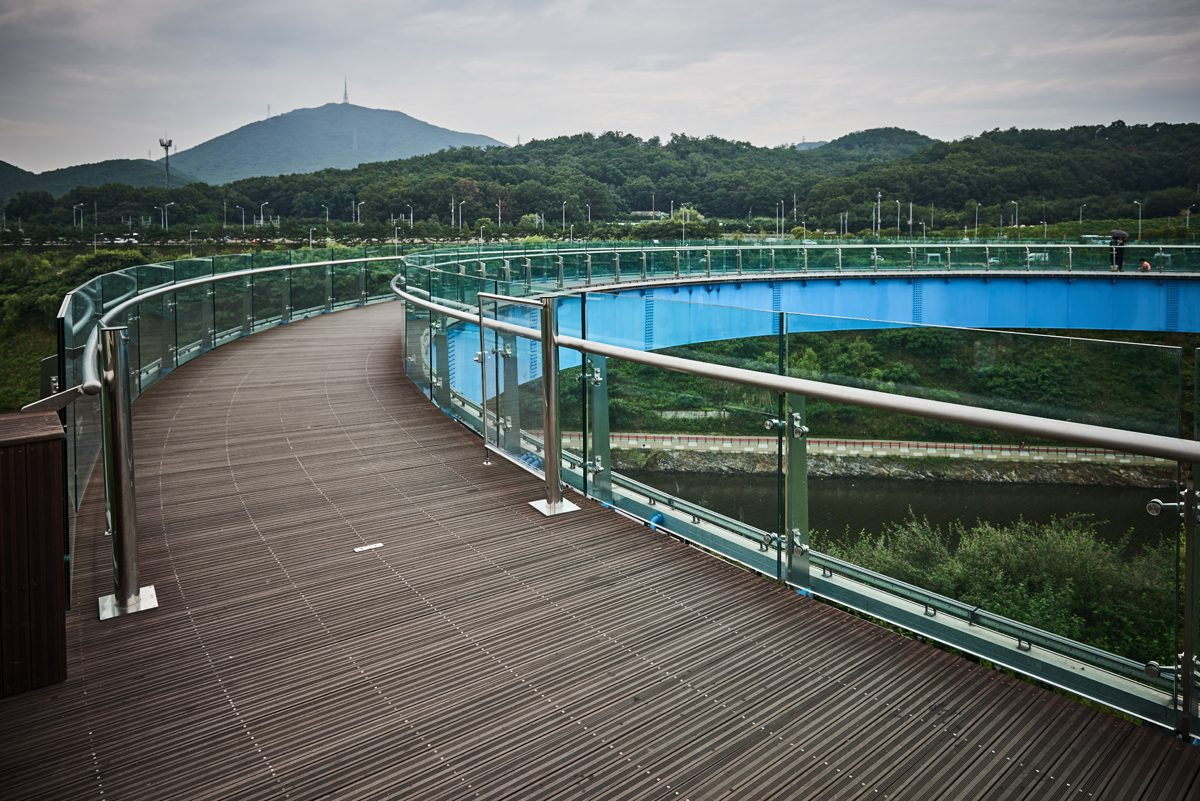
#> input picture assets/img/ara_maru-hd.jpg, 1200 x 801 px; its folder holds only this picture in this run
$ python optimize_images.py
#> lines starting #> are read from the running program, lines starting #| are printed output that depends on the picture
"""Generate responsive WebP variants + js/img-manifest.js.
Run from repo root:  python3 tools/optimize_images.py
Originals in assets/img stay untouched (used for downloads / zoom viewers)."""
import os, glob, json
from PIL import Image, ImageOps
ROOT = os.path.dirname(os.path.dirname(os.path.abspath(__file__)))
IMG = os.path.join(ROOT, 'assets', 'img')
OUT = os.path.join(IMG, 'opt')
WIDTHS = [400, 800, 1200, 1600, 2000]
SKIP = ('logo', 'favicon', 'apple-touch', 'map_page')
QUALITY = 78
os.makedirs(OUT, exist_ok=True)

def variants(src, stem, widths, outdir):
#> called with src = 'assets/img/ara_maru-hd.jpg', stem = 'ara_maru-hd', outdir = 'assets/img/opt'
    im = ImageOps.exif_transpose(Image.open(src)).convert('RGB')
#> im is the input picture: PIL image 1200x801 RGB; mean R, G, B 95.8, 103.5, 99.7
    ow, oh = im.size
#> ow = 1200; oh = 801
    ws = sorted({w for w in widths if w < ow} | {min(ow, max(widths))})
#> ws = [400, 800, 1200]
    for w in ws:
        dst = os.path.join(outdir, f'{stem}-{w}.webp')
        if os.path.exists(dst) and os.path.getmtime(dst) >= os.path.getmtime(src):
            continue
        h = round(oh * w / ow)
        im.resize((w, h), Image.LANCZOS).save(dst, 'WEBP', quality=QUALITY, method=6)
#> this loop made 3 passes
#> pass 1, in variants, `im.resize((w, h), Image.LANCZOS).save(dst, 'WEBP', quality=QUALITY, me..`:
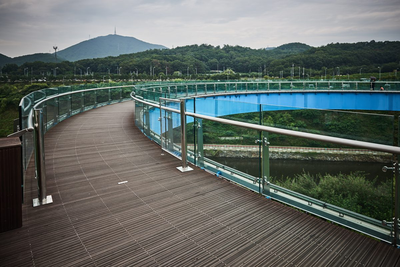
#> saved as ara_maru-hd-400.webp: PIL image 400x267 RGB; mean R, G, B 95.8, 103.5, 99.7
    return [ow, oh, ws]

manifest = {}
for src in sorted(glob.glob(os.path.join(IMG, '*.jpg')) + glob.glob(os.path.join(IMG, '*.png'))):
    stem = os.path.splitext(os.path.basename(src))[0]
    if stem.startswith(SKIP):
        continue
    manifest[stem] = variants(src, stem, WIDTHS, OUT)

# guidebook pages: stage (800/1200) + thumbnails (160)
gbo = os.path.join(IMG, 'gb', 'opt'); os.makedirs(gbo, exist_ok=True)
for src in sorted(glob.glob(os.path.join(IMG, 'gb', 'p-*.jpg'))):
    stem = os.path.splitext(os.path.basename(src))[0]
    variants(src, stem, [160, 800, 1200], gbo)

js = 'window.IMGM=' + json.dumps(manifest, separators=(',', ':')) + ';\n'
open(os.path.join(ROOT, 'js', 'img-manifest.js'), 'w').write(
    '/* generated by tools/optimize_images.py — [width, height, [webp widths]] */\n' + js)
print(len(manifest), 'images ->', OUT)
#| 1 images -> assets/img/opt

$ run again, on assets/img/bupyeong_market.jpg
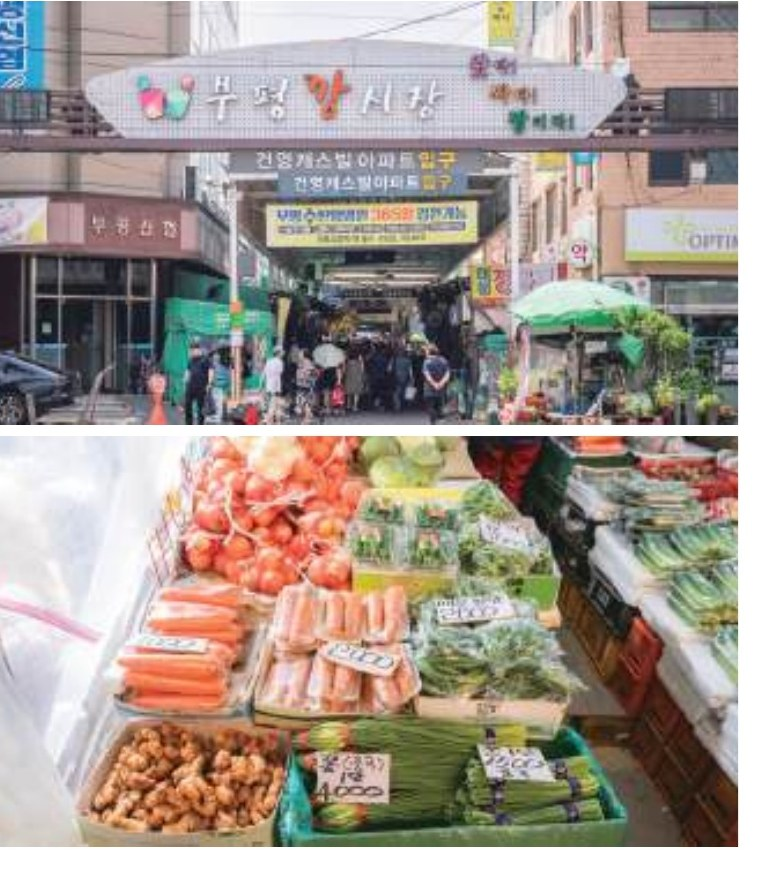
#> input picture assets/img/bupyeong_market.jpg, 780 x 871 px
#> in variants, im is the input picture: PIL image 780x871 RGB; mean R, G, B 164.7, 153.5, 145.2
#> the loop in variants, `for w in ws:` made 2 passes
#> pass 1, in variants, `im.resize((w, h), Image.LANCZOS).save(dst, 'WEBP', quality=QUALITY, me..`:
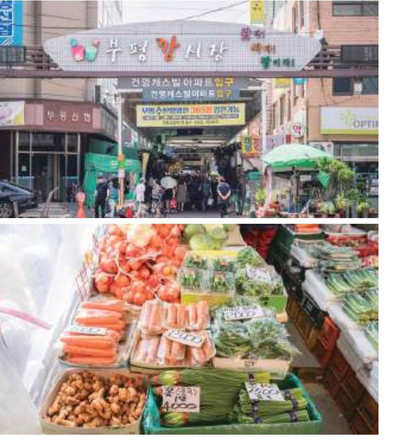
#> saved as bupyeong_market-400.webp: PIL image 400x447 RGB; mean R, G, B 164.6, 153.4, 145.1
#| 1 images -> assets/img/opt

$ run again, on assets/img/cheongna_lake-hd.jpg
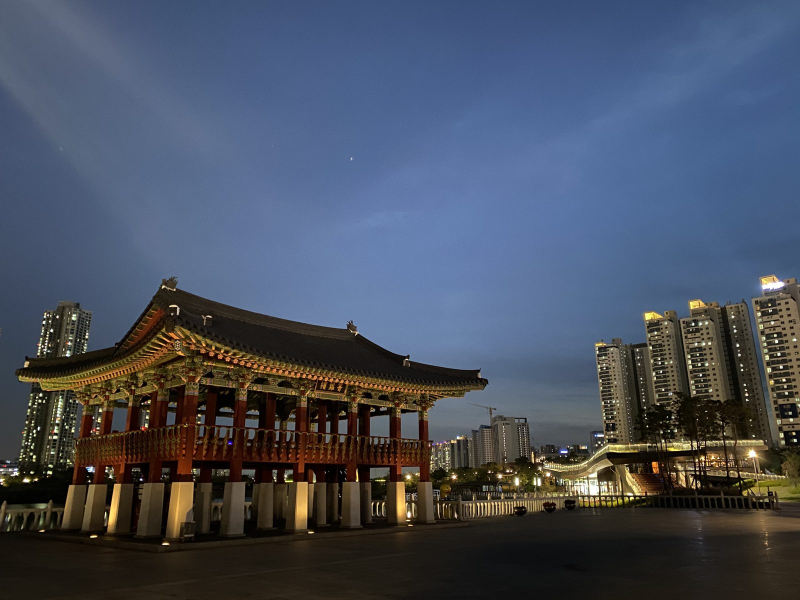
#> input picture assets/img/cheongna_lake-hd.jpg, 1600 x 1200 px (shown at 1/2 size)
#> in variants, im is the input picture: PIL image 1600x1200 RGB; mean R, G, B 71.4, 79, 94.1
#> the loop in variants, `for w in ws:` made 4 passes
#> pass 1, in variants, `im.resize((w, h), Image.LANCZOS).save(dst, 'WEBP', quality=QUALITY, me..`:
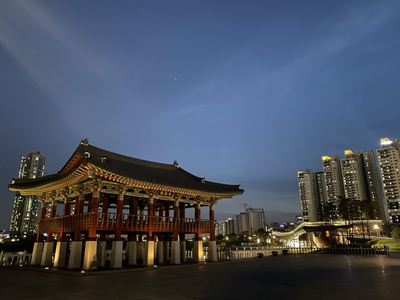
#> saved as cheongna_lake-hd-400.webp: PIL image 400x300 RGB; mean R, G, B 71.4, 79, 94.1
#> pass 2, in variants, `im.resize((w, h), Image.LANCZOS).save(dst, 'WEBP', quality=QUALITY, me..`:
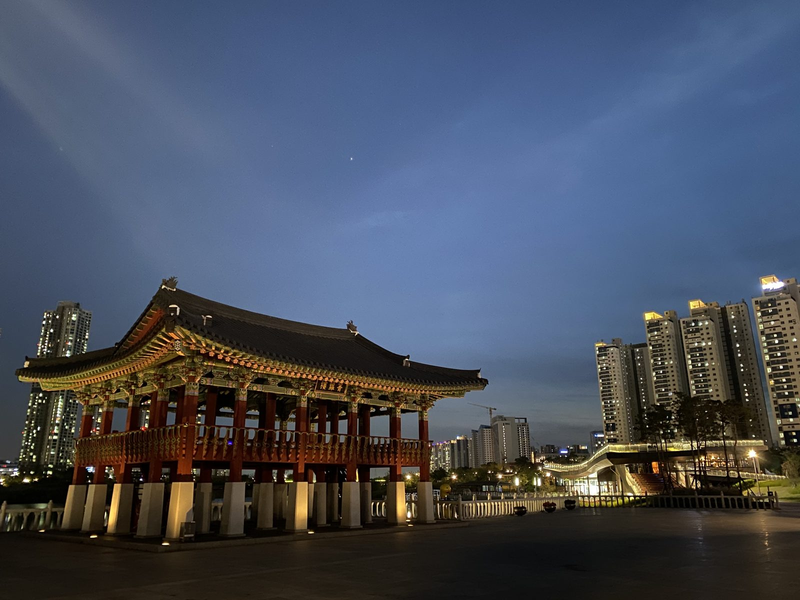
#> saved as cheongna_lake-hd-800.webp: PIL image 800x600 RGB; mean R, G, B 71.4, 79, 94.1
#| 1 images -> assets/img/opt

$ run again, on assets/img/chinatown_bldg-hd.jpg
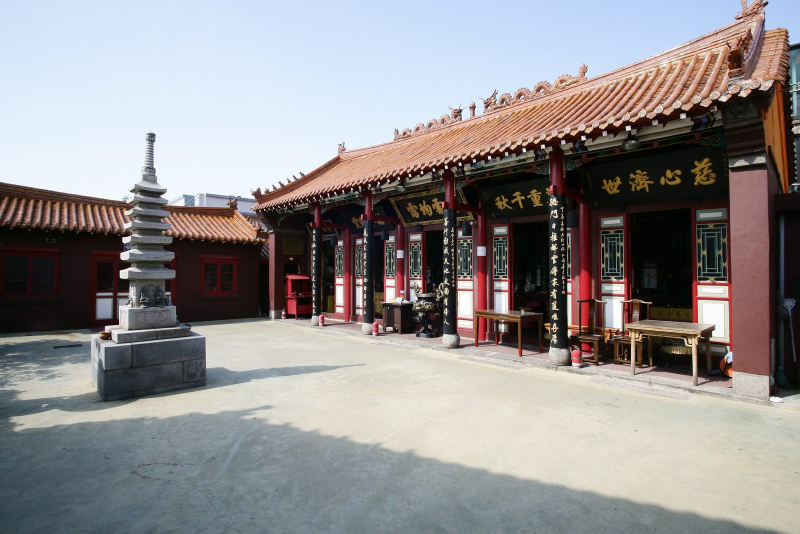
#> input picture assets/img/chinatown_bldg-hd.jpg, 1600 x 1067 px (shown at 1/2 size)
#> in variants, im is the input picture: PIL image 1600x1067 RGB; mean R, G, B 144.5, 141.3, 141.8
#> the loop in variants, `for w in ws:` made 4 passes
#> pass 1, in variants, `im.resize((w, h), Image.LANCZOS).save(dst, 'WEBP', quality=QUALITY, me..`:
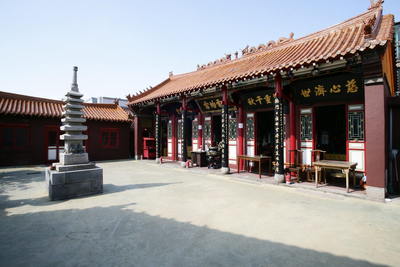
#> saved as chinatown_bldg-hd-400.webp: PIL image 400x267 RGB; mean R, G, B 144.5, 141.3, 141.8
#> pass 2, in variants, `im.resize((w, h), Image.LANCZOS).save(dst, 'WEBP', quality=QUALITY, me..`:
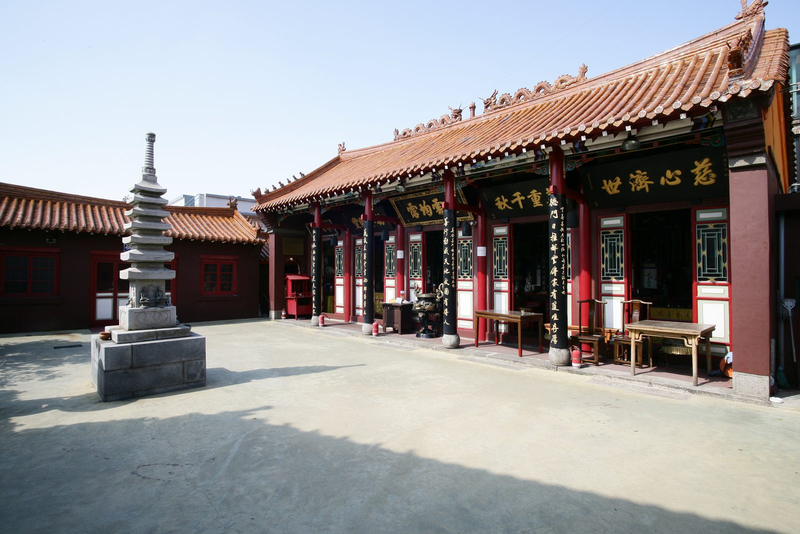
#> saved as chinatown_bldg-hd-800.webp: PIL image 800x534 RGB; mean R, G, B 144.5, 141.3, 141.8
#| 1 images -> assets/img/opt
